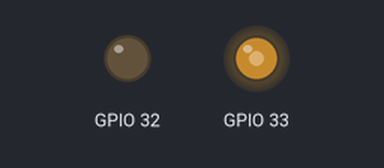
A sketch run on a simulated ESP32. Parts: output pins drawn as LEDs (lit = HIGH).

Above: at 0.05 s.
At 4.0 s:
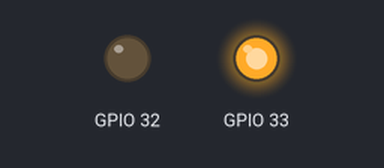
At 6.0 s:
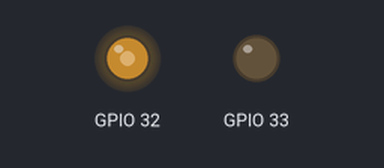
At 8.0 s:
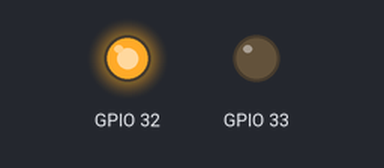
Timing chart, 0 to 10.4 s (numbered marks = the images above):
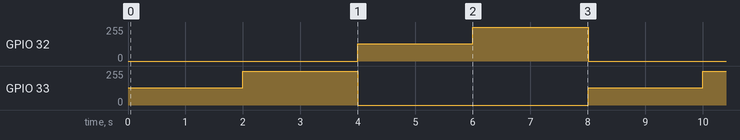

Measured:
- by itself, GPIO 32, GPIO 33: repeats every 8.0 s: 255/255 2.0 s, 0/255 4.0 s, 128/255 2.0 s

The sketch:

fanPWM.ino
```cpp
void setup() {
  // pwm通道 PWM一共有16个通道，0-7位高速通道由80Mhz时钟驱动，后面8个为低速通道由1Mhz时钟驱动
  int channel_PWM = 3;
  int channel_PWM2 = 4;
  //50hz pwm波
  int freq_PWM = 50;
  // PWM分辨率，取值为 0-20 之间
  int resolution_PWM = 10;//2的十次方 + 1 = 1025

  ledcSetup(channel_PWM,freq_PWM,resolution_PWM);//通道，频率，分辨率
  ledcAttachPin(33,channel_PWM);//引脚，通道

  ledcSetup(4,freq_PWM,resolution_PWM);//通道 频率 分辨率
  ledcAttachPin(32,channel_PWM2);//引脚，通道
}

void loop() {
  ledcWrite(3,512);// 通道号 、pwm值   高电平
  ledcWrite(4,0);//低电平

  delay(2000);

  ledcWrite(3,1024); //全速运行
  ledcWrite(4,0);

  delay(2000);

  ledcWrite(4,512);//逆时针 半速运行
  ledcWrite(3,0);

  delay(2000);

  ledcWrite(4,1024);//全速运行
  ledcWrite(3,0);

  delay(2000);
}
```
